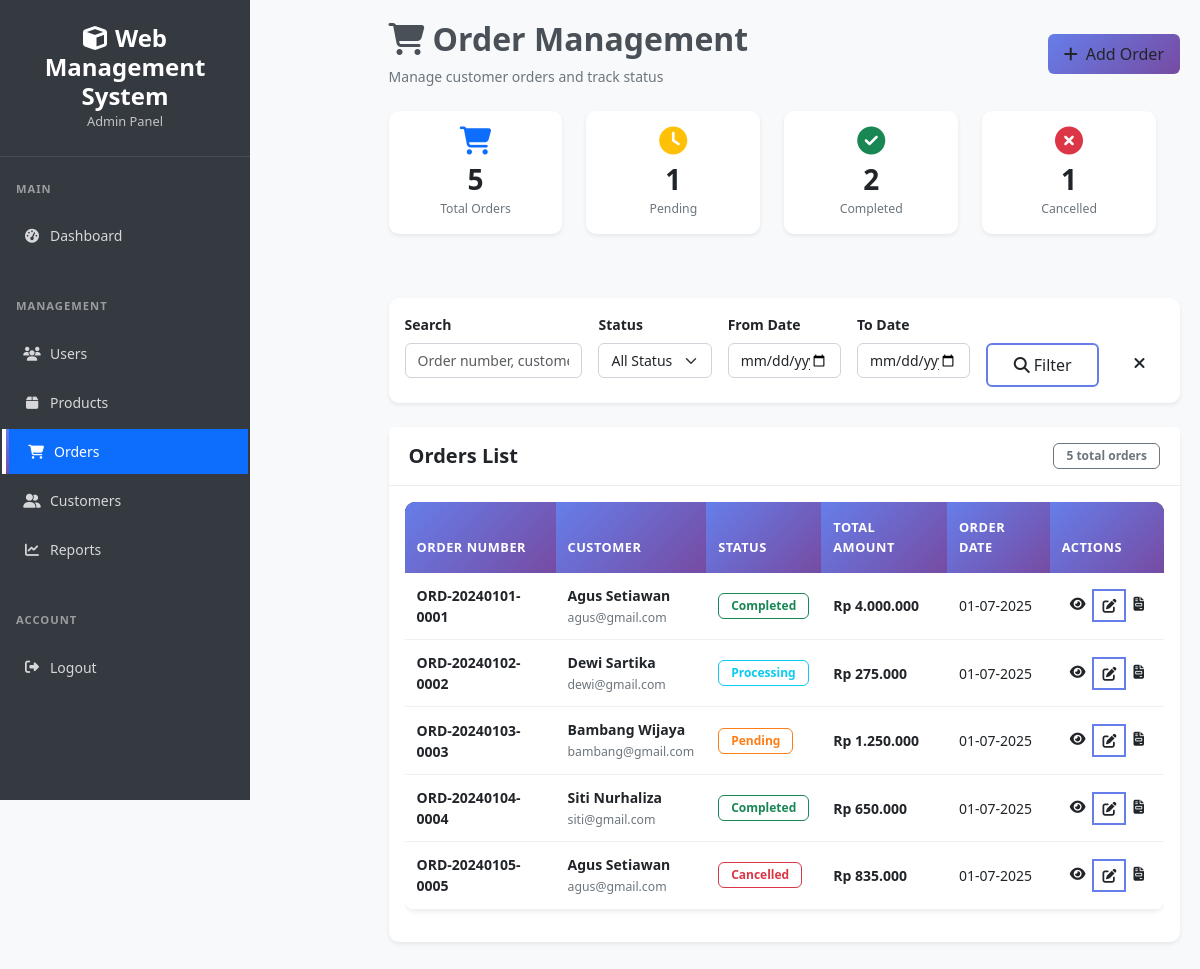
The app's page /admin/orders/index.php (signed in) with its own data.
### tables this page shows
CREATE TABLE orders (
    id INT PRIMARY KEY AUTO_INCREMENT,
    customer_id INT NOT NULL,
    user_id INT NOT NULL,
    order_number VARCHAR(50) UNIQUE NOT NULL,
    total_amount DECIMAL(10,2) NOT NULL DEFAULT 0.00,
    status ENUM('pending', 'processing', 'completed', 'cancelled') DEFAULT 'pending',
    payment_status ENUM('unpaid', 'paid', 'partial') DEFAULT 'unpaid',
    order_date TIMESTAMP DEFAULT CURRENT_TIMESTAMP,
    notes TEXT,
    FOREIGN KEY (customer_id) REFERENCES customers(id) ON DELETE RESTRICT,
    FOREIGN KEY (user_id) REFERENCES users(id) ON DELETE RESTRICT
);

CREATE TABLE customers (
    id INT PRIMARY KEY AUTO_INCREMENT,
    name VARCHAR(100) NOT NULL,
    email VARCHAR(100),
    phone VARCHAR(20),
    address TEXT,
    city VARCHAR(50),
    postal_code VARCHAR(10),
    is_active BOOLEAN DEFAULT TRUE,
    created_at TIMESTAMP DEFAULT CURRENT_TIMESTAMP
);

### config/database.php (called while the page is built, shortened)
<?php
class Database {
    private $host = '127.0.0.1';
    private $dbname = 'web_app_db';
    private $username = 'root';
    private $password = '';
    private $charset = 'utf8mb4';
    private $pdo;
    public function connect() {
        if ($this->pdo === null) {
            try {
                $dsn = "mysql:host={$this->host};dbname={$this->dbname};charset={$this->charset}";
                $options = [
                    PDO::ATTR_ERRMODE => PDO::ERRMODE_EXCEPTION,
                    PDO::ATTR_DEFAULT_FETCH_MODE => PDO::FETCH_ASSOC,
                    PDO::ATTR_EMULATE_PREPARES => false,
                    PDO::MYSQL_ATTR_INIT_COMMAND => "SET NAMES {$this->charset}"
                ];
                $this->pdo = new PDO($dsn, $this->username, $this->password, $options);
            } catch (PDOException $e) {
                error_log("Database connection error: " . $e->getMessage());
                die("Database connection failed. Please check configuration.");
            }
        }
        return $this->pdo;
    }
}
$database = new Database();
$pdo = $database->connect();
function getDB() {
    global $pdo;
    return $pdo;
}
function executeQuery($sql, $params = []) {
    try {
        $pdo = getDB();
        $stmt = $pdo->prepare($sql);
        $stmt->execute($params);
        return $stmt;
    } catch (PDOException $e) {
        error_log("Query error: " . $e->getMessage());
        throw new Exception("Database query failed");
    }
}
function getRecord($sql, $params = []) {
    $stmt = executeQuery($sql, $params);
    return $stmt->fetch();
}
function getRecords($sql, $params = []) {
    $stmt = executeQuery($sql, $params);
    return $stmt->fetchAll();
}
?>

### config/config.php (called while the page is built, shortened)
<?php
function sanitizeInput($data) {
    return htmlspecialchars(strip_tags(trim($data)), ENT_QUOTES, 'UTF-8');
}
require_once CONFIG_PATH . '/database.php';
?>

### includes/functions.php (called while the page is built, shortened)
<?php
require_once dirname(__DIR__) . '/config/config.php';
require_once dirname(__DIR__) . '/config/database.php';
function formatDate($date, $format = DISPLAY_DATE_FORMAT) {
    return date($format, strtotime($date));
}
function formatDateTime($datetime, $format = DISPLAY_DATETIME_FORMAT) {
    return date($format, strtotime($datetime));
}
function formatCurrency($amount, $currency = 'IDR') {
    if ($currency === 'IDR') {
        return 'Rp ' . number_format($amount, 0, ',', '.');
    }
    return '$' . number_format($amount, 2, '.', ',');
}
?>

### admin/orders/index.php (the view, shortened to what this page needs)
<?php
require_once '../../config/config.php';
require_once '../../includes/functions.php';
$search = sanitizeInput($_GET['search'] ?? '');
$date_from = sanitizeInput($_GET['date_from'] ?? '');
$date_to = sanitizeInput($_GET['date_to'] ?? '');
$where_conditions = [];
$params = [];
$where_clause = !empty($where_conditions) ? 'WHERE ' . implode(' AND ', $where_conditions) : '';
$page = (int)($_GET['page'] ?? 1);
$limit = RECORDS_PER_PAGE;
$offset = ($page - 1) * $limit;
$count_sql = "SELECT COUNT(*) as total
              FROM orders o
              LEFT JOIN customers c ON o.customer_id = c.id
              $where_clause";
$count_result = getRecord($count_sql, $params);
$total_records = $count_result['total'] ?? 0;
$sql = "SELECT o.*, c.name as customer_name, c.email as customer_email,
               COALESCE(o.total_amount, 0) as calculated_total
        FROM orders o
        LEFT JOIN customers c ON o.customer_id = c.id
        $where_clause
        ORDER BY o.order_date DESC
        LIMIT $limit OFFSET $offset";
$orders = getRecords($sql, $params);
$stats = [
    'total_orders' => getRecord("SELECT COUNT(*) as count FROM orders")['count'] ?? 0,
    'pending_orders' => getRecord("SELECT COUNT(*) as count FROM orders WHERE status = 'pending'")['count'] ?? 0,
    'completed_orders' => getRecord("SELECT COUNT(*) as count FROM orders WHERE status = 'completed'")['count'] ?? 0,
    'cancelled_orders' => getRecord("SELECT COUNT(*) as count FROM orders WHERE status = 'cancelled'")['count'] ?? 0
];
include '../../includes/header.php';
?>
<div class="d-flex">
    <?php include '../../includes/admin_sidebar.php'; ?>
    <div class="admin-content flex-grow-1">
        <div class="d-flex justify-content-between align-items-center mb-4">
            <div>
                <h2><i class="fas fa-shopping-cart me-2"></i>Order Management</h2>
                <p class="text-muted mb-0">Manage customer orders and track status</p>
            </div>
            <div class="d-flex gap-2">
                <button type="button" class="btn btn-primary" data-bs-toggle="modal" data-bs-target="#addOrderModal">
                    <i class="fas fa-plus me-2"></i>Add Order
                </button>
            </div>
        </div>
        <div class="row mb-4">
            <div class="col-md-3">
                <div class="card text-center">
                    <div class="card-body">
                        <i class="fas fa-shopping-cart fa-2x text-primary mb-2"></i>
                        <h3 class="mb-0"><?= number_format($stats['total_orders']) ?></h3>
                        <small class="text-muted">Total Orders</small>
                    </div>
                </div>
            </div>
            <div class="col-md-3">
                <div class="card text-center">
                    <div class="card-body">
                        <i class="fas fa-clock fa-2x text-warning mb-2"></i>
                        <h3 class="mb-0"><?= number_format($stats['pending_orders']) ?></h3>
                        <small class="text-muted">Pending</small>
                    </div>
                </div>
            </div>
            <div class="col-md-3">
                <div class="card text-center">
                    <div class="card-body">
                        <i class="fas fa-check-circle fa-2x text-success mb-2"></i>
                        <h3 class="mb-0"><?= number_format($stats['completed_orders']) ?></h3>
                        <small class="text-muted">Completed</small>
                    </div>
                </div>
            </div>
            <div class="col-md-3">
                <div class="card text-center">
                    <div class="card-body">
                        <i class="fas fa-times-circle fa-2x text-danger mb-2"></i>
                        <h3 class="mb-0"><?= number_format($stats['cancelled_orders']) ?></h3>
                        <small class="text-muted">Cancelled</small>
                    </div>
                </div>
            </div>
        </div>
        <div class="card mb-4">
            <div class="card-body">
                <form method="GET" class="row g-3">
                    <div class="col-md-3">
                        <label class="form-label">Search</label>
                        <input type="text" name="search" class="form-control"
                               placeholder="Order number, customer..."
                               value="<?= htmlspecialchars($search) ?>">
                    </div>
                    <div class="col-md-2">
                        <label class="form-label">Status</label>
                        <select name="status" class="form-select">
                            <option value="">All Status</option>
                        </select>
                    </div>
                    <div class="col-md-2">
                        <label class="form-label">From Date</label>
                        <input type="date" name="date_from" class="form-control"
                               value="<?= htmlspecialchars($date_from) ?>">
                    </div>
                    <div class="col-md-2">
                        <label class="form-label">To Date</label>
                        <input type="date" name="date_to" class="form-control"
                               value="<?= htmlspecialchars($date_to) ?>">
                    </div>
                    <div class="col-md-2">
                        <label class="form-label">&nbsp;</label>
                        <div class="d-grid">
                            <button type="submit" class="btn btn-outline-primary">
                                <i class="fas fa-search me-1"></i>Filter
                            </button>
                        </div>
                    </div>
                    <div class="col-md-1">
                        <label class="form-label">&nbsp;</label>
                        <div class="d-grid">
                            <a href="index.php" class="btn btn-outline-secondary">
                                <i class="fas fa-times"></i>
                            </a>
                        </div>
                    </div>
                </form>
            </div>
        </div>
        <div class="card">
            <div class="card-header d-flex justify-content-between align-items-center">
                <h5 class="mb-0">Orders List</h5>
                <span class="badge bg-secondary"><?= $total_records ?> total orders</span>
            </div>
            <div class="card-body">
                <?php if (empty($orders)): ?>
                    <div class="text-center py-5">
                        <i class="fas fa-shopping-cart fa-3x text-muted mb-3"></i>
                        <h5>No orders found</h5>
                        <p class="text-muted">Try adjusting your search criteria or add new orders.</p>
                    </div>
                <?php else: ?>
                    <div class="table-responsive">
                        <table class="table table-hover" id="ordersTable">
                            <thead>
                                <tr>
                                    <th>Order Number</th>
                                    <th>Customer</th>
                                    <th>Status</th>
                                    <th>Total Amount</th>
                                    <th>Order Date</th>
                                    <th>Actions</th>
                                </tr>
                            </thead>
                            <tbody>
                                <?php foreach ($orders as $order): ?>
                                    <tr>
                                        <td>
                                            <div class="fw-bold"><?= htmlspecialchars($order['order_number']) ?></div>
                                        </td>
                                        <td>
                                            <div class="fw-bold"><?= htmlspecialchars($order['customer_name'] ?? 'Guest') ?></div>
                                            <small class="text-muted"><?= htmlspecialchars($order['customer_email'] ?? '') ?></small>
                                        </td>
                                        <td>
                                            <?php
                                            $status_colors = [
                                                'pending' => 'warning',
                                                'processing' => 'info',
                                                'completed' => 'success',
                                                'cancelled' => 'danger'
                                            ];
                                            $color = $status_colors[$order['status']] ?? 'secondary';
                                            ?>
                                            <span class="badge bg-<?= $color ?>">
                                                <?= ucfirst($order['status']) ?>
                                            </span>
                                        </td>
                                        <td>
                                            <span class="fw-bold"><?= formatCurrency($order['calculated_total'] ?? $order['total_amount'] ?? 0) ?></span>
                                        </td>
                                        <td>
                                            <span title="<?= formatDateTime($order['order_date']) ?>">
                                                <?= formatDate($order['order_date']) ?>
                                            </span>
                                        </td>
                                        <td>
                                            <div class="btn-group btn-group-sm">
                                                <a href="view.php?id=<?= $order['id'] ?>"
                                                   class="btn btn-outline-info"
                                                   title="View Order">
                                                    <i class="fas fa-eye"></i>
                                                </a>
                                                <button type="button"
                                                        class="btn btn-outline-primary"
                                                        onclick="updateStatus(<?= $order['id'] ?>, '<?= $order['status'] ?>')"
                                                        title="Update Status">
                                                    <i class="fas fa-edit"></i>
                                                </button>
                                                <a href="invoice.php?id=<?= $order['id'] ?>"
                                                   class="btn btn-outline-success"
                                                   title="Generate Invoice"
                                                   target="_blank">
                                                    <i class="fas fa-file-invoice"></i>
                                                </a>
                                            </div>
                                        </td>
                                    </tr>
                                <?php endforeach; ?>
                            </tbody>
                        </table>
                    </div>
                <?php endif; ?>
            </div>
        </div>
    </div>
</div>

### records on screen
orders: order_number "ORD-20240101-0001", customer.name "Agus Setiawan", customer.email "agus@gmail.com", status "Completed", total_amount "Rp 4.000.000", order_date "01-07-2025"
orders: order_number "ORD-20240102-0002", customer.name "Dewi Sartika", customer.email "dewi@gmail.com", status "Processing", total_amount "Rp 275.000", order_date "01-07-2025"
orders: order_number "ORD-20240103-0003", customer.name "Bambang Wijaya", customer.email "bambang@gmail.com", status "Pending", total_amount "Rp 1.250.000", order_date "01-07-2025"
orders: order_number "ORD-20240104-0004", customer.name "Siti Nurhaliza", customer.email "siti@gmail.com", status "Completed", total_amount "Rp 650.000", order_date "01-07-2025"
orders: order_number "ORD-20240105-0005", customer.name "Agus Setiawan", customer.email "agus@gmail.com", status "Cancelled", total_amount "Rp 835.000", order_date "01-07-2025"

### other values on screen
APP_NAME "Web Management System"
$stats['total_orders'] "5"
$stats['pending_orders'] "1"
$stats['completed_orders'] "2"
$stats['cancelled_orders'] "1"
$total_records "5"
